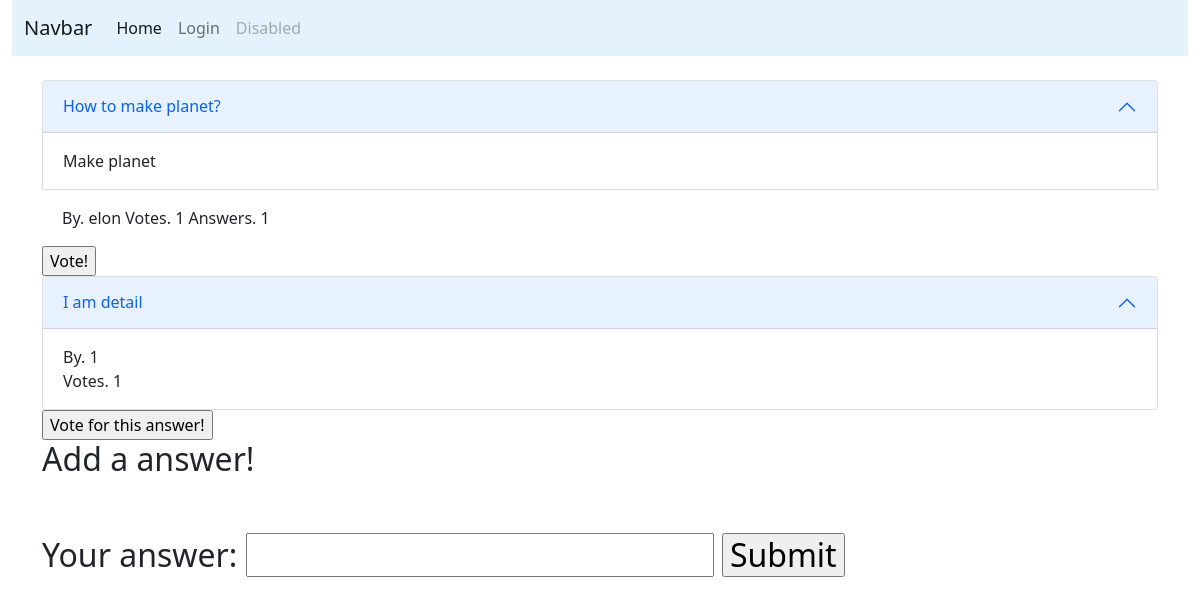
The page /answers?id=3 on the database its author committed.
### tables this page shows
CREATE TABLE QUESTIONS (ID INT, TITLE TEXT, DETAIL TEXT, AUTHOR TEXT, VOTES INT, ANSWERS INT);

CREATE TABLE ANSWERS (ID INT, QUESTION_ID INT, DETAIL TEXT, AUTHOR TEXT, VOTES INT);

### app/main.py (the view)
@app.get("/answers")
def get_route_question(id: str):
    return send_data_from_id(id)

### app/templates/answers.html (shortened to what this page needs)
{% extends "template.html" %} {% block content %}
<br/>
<div class="accordion" id="accordionBasic">
    <div class="accordion-item">
      <h2 class="accordion-header" id="headingOne">
        <button class="accordion-button" type="button" data-bs-toggle="collapse" data-bs-target="#collapseOne" aria-expanded="true" aria-controls="collapseOne">
            {{ questionAnswer.title }}
            <br/>
        </button>
      </h2>
      <div id="collapseOne" class="accordion-collapse collapse show" aria-labelledby="headingOne" data-bs-parent="#accordionBasic">
        <div class="accordion-body">
            {{ questionAnswer.detail }}
            <br/>
        </div>
      </div>
    </div>
      <div id="collapseOne" class="accordion-collapse collapse show" aria-labelledby="headingOne" data-bs-parent="#accordionBasic">
        <div class="accordion-body">
            By. {{ questionAnswer.author }}
            Votes. {{ questionAnswer.votes }}
            Answers. {{ questionAnswer.answers }}
        </div>
      </div>
    </div>
<form method="post" action="/edit_question">
  <input type="submit" value="Vote!" name="action"></input>
</form>
{% for answer in answers %}
<div class="accordion" id="accordionBasic">
    <div class="accordion-item">
      <h2 class="accordion-header" id="headingOne">
        <button class="accordion-button" type="button" data-bs-toggle="collapse" data-bs-target="#collapseOne" aria-expanded="true" aria-controls="collapseOne">
            {{ answer.detail }}
            <br/>
        </button>
      </h2>
      <div id="collapseOne" class="accordion-collapse collapse show overflowDetail" aria-labelledby="headingOne" data-bs-parent="#accordionBasic">
        <div class="accordion-body">
            By. {{ answer.author }}
            <br/>
            Votes. {{ answer.votes }}
        </div>
      </div>
    </div>
    </div>
    <form method="post" action="/edit_answer">
      <input type="submit" value="Vote for this answer!" name="action"></input>
    </form>
{% endfor %}
<h2>Add a answer!</p>
<form method="post" action="/add_answers">
  <br/>
  <label>Your answer: </label>
  <input name = "detail"></input>
  <input type="submit" value="Submit" name="action"></input>
</form>
{% endblock %}

### rows shown on the page
QUESTIONS: title "How to make planet?", detail "Make planet", author "elon", votes "1", answers "1"
ANSWERS: detail "I am detail", author "1", votes "1"
